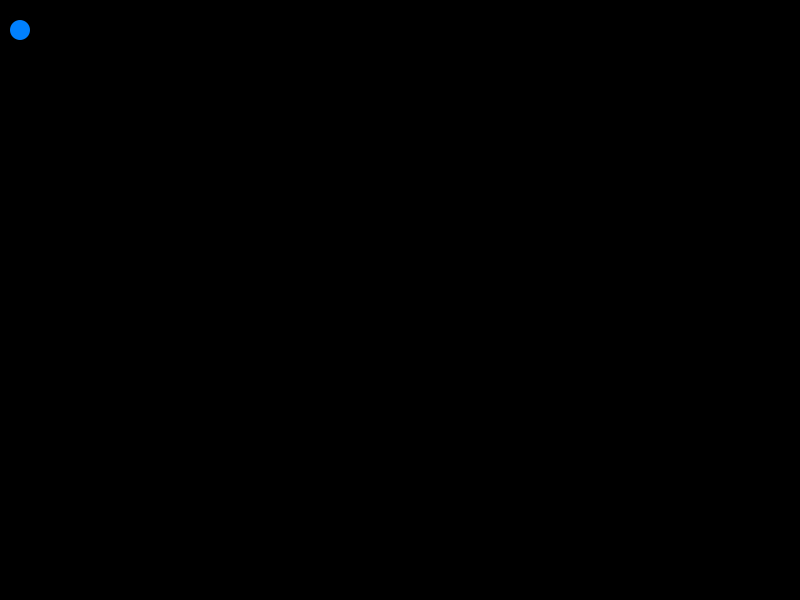
Frame 1 (no input)
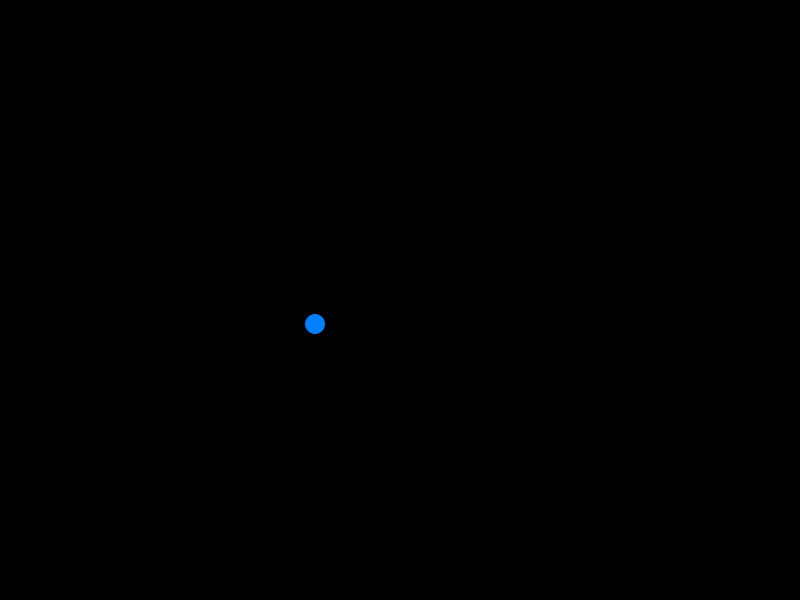
Frame 60 (the mouse pressed at the canvas centre just before this capture)
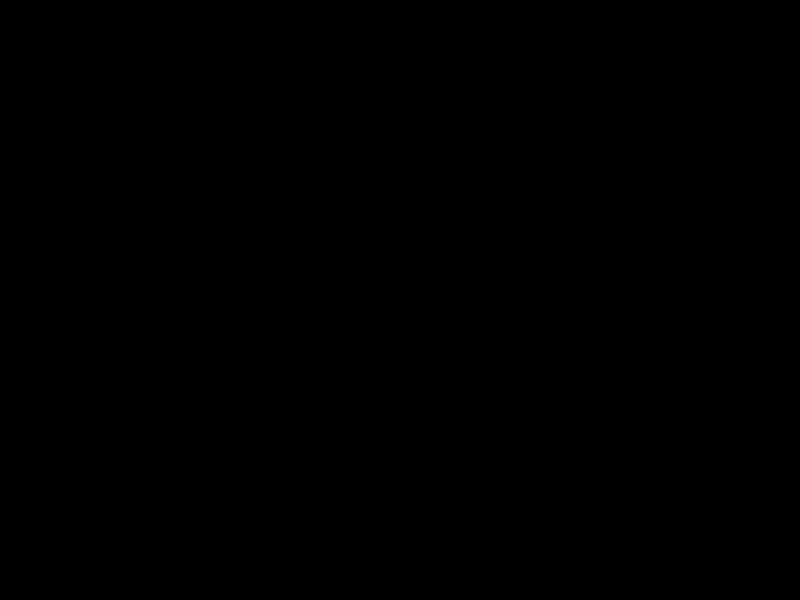
Frame 120 (the mouse held since frame 60 and released just before this capture)

The Processing sketch that drew these frames (run headless with seeded random() and noise(); from frame 60 on, the mouse is pressed at the canvas centre):

// Processing sketch: actual_animation01
// ── actual_animation01.pde
//common variables 
float locationX;
float locationY;// current location
float verocityX;
float verocityY;// verocity of the movement
float g=9.8;

//first setup
void setup(){
  size(800,600);
  frameRate(30);
  
  fill(0,127,255);
  noStroke();
  
  //first location was set to be 0
  locationX=20;
  locationY=30;
  //first verocity was set
  verocityX=5;
  verocityY=0;
}

//repeated drawings
void draw(){
  //by adding a new background, the previous drawing is deleted.
  background(0);
  ellipse(locationX,locationY,20,20);
  
  // next location is set,moving 10 pixes for the curent direction.
  locationX += verocityX;
  verocityY = verocityY+g;
  locationY += verocityY;
  if (locationX<0 || locationX>width){
    verocityX =verocityX*-1;
  }
  if (locationY<0 || locationY>height){
    verocityY= verocityY*-1;
  }
}
